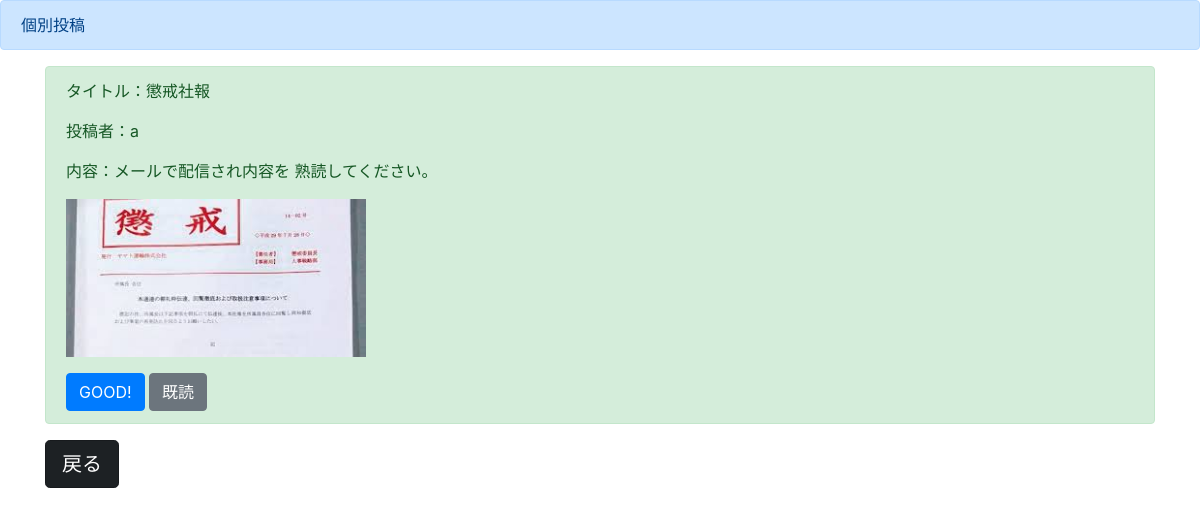
Screenshot of /detail1/ with the database file from the repository.
### boardapp/models.py (models this page shows)
class boardmodel(models.Model):
    title=models.CharField(max_length=100)
    content=models.TextField()
    author=models.CharField(max_length=100)
    images=models.ImageField(upload_to="")
    good=models.IntegerField(null=True ,blank=True, default=0)
    read=models.IntegerField(null=True ,blank=True, default=0)
    readtext=models.CharField(max_length=100, null=True ,blank=True, default='a')

### boardapp/views.py (the view)
# urls.py: path('detail<int:pk>/',detailfunc,name = 'detail'),
def detailfunc(request,pk):
  object = boardmodel.objects.get(pk=pk)
  return render(request,'detail.html',{'object':object})

### templates/detail.html (shortened to what this page needs)
{% extends 'base.html' %}
{% block header %}
<div class="alert alert-primary" role="alert">
    個別投稿
</div>
{% endblock header %}
{% block content %}
<div class="container">
    <div class="alert alert-success" role="alert">
        <p>タイトル：{{ object.title }}</p>
        <p>投稿者：{{ object.author }}</p>
        <p>内容：{{ object.content }}</p>
        <p><img src='{{ object.images.url }}'width=300></p>
        <a href="{% url 'good' object.pk %}" class="btn btn-primary enable" tabindex="-1" role="button" aria-disabled="true">GOOD!</a>
        <a href="{% url 'read' object.pk %}" class="btn btn-secondary enable" tabindex="-1" role="button" aria-disabled="true">既読</a>
    </div>
    <a href="{% url 'list' %}" class="btn btn-dark btn-lg active" role="button" aria-pressed="true">戻る</a>
</div>
{% endblock content %}

### rows the page displays
boardmodel: title "懲戒社報", author "a", content "メールで配信され内容を 熟読してください。", images (picture)
